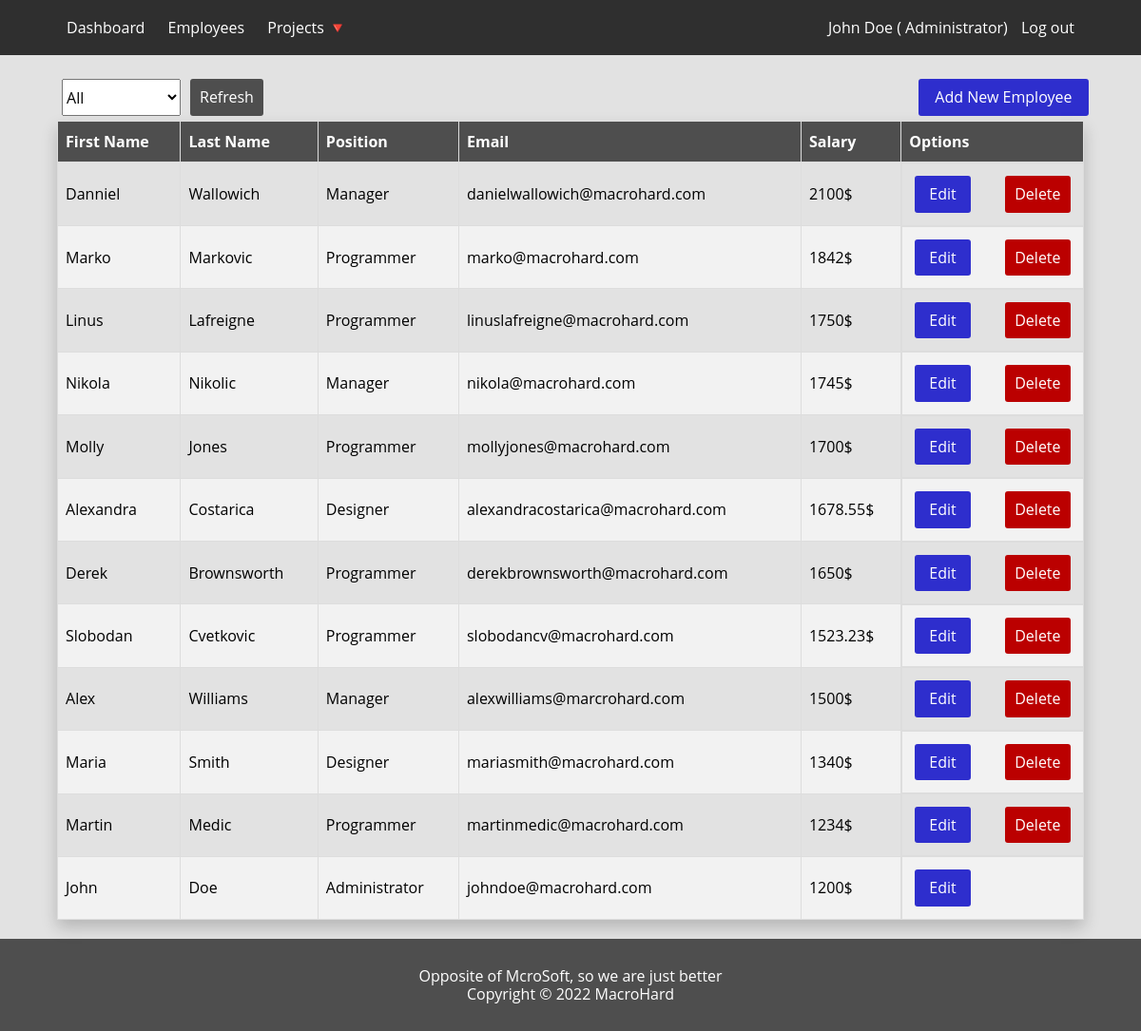
The app's page /dashboard/employees.php (signed in), older data.
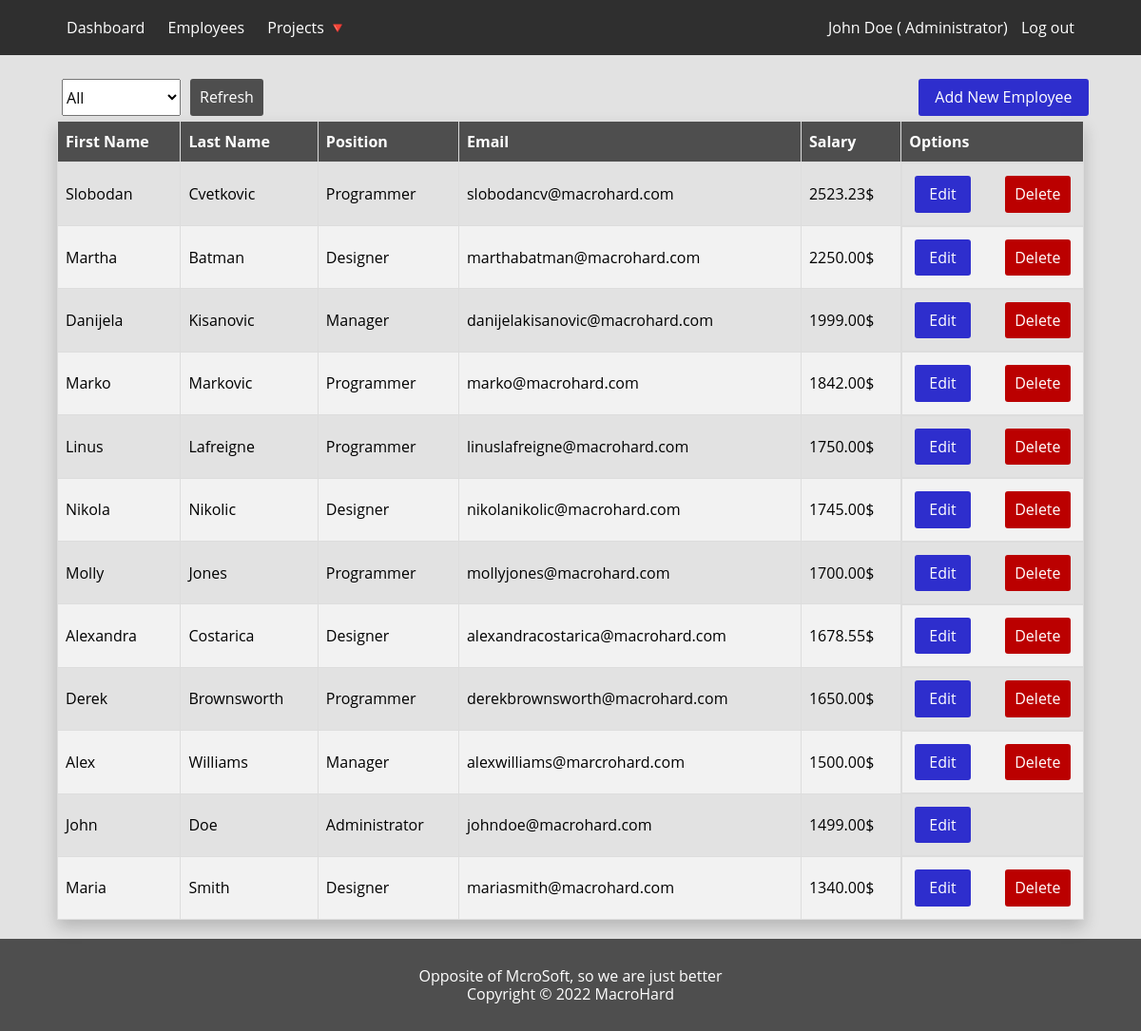
The same page, newer data.
### tables this page shows
CREATE TABLE IF NOT EXISTS `employees` (
  `id` int(11) NOT NULL AUTO_INCREMENT,
  `position_id` int(11) NOT NULL,
  `firstname` varchar(255) NOT NULL,
  `lastname` varchar(255) NOT NULL,
  `password` varchar(255) DEFAULT NULL,
  `salary` decimal(10,2) NOT NULL,
  `email` varchar(255) NOT NULL,
  PRIMARY KEY (`id`),
  UNIQUE KEY `id` (`id`,`lastname`),
  UNIQUE KEY `email` (`email`),
  KEY `employees_position` (`position_id`)
);

CREATE TABLE IF NOT EXISTS `position` (
  `id` int(11) NOT NULL AUTO_INCREMENT,
  `position_name` varchar(255) NOT NULL,
  PRIMARY KEY (`id`)
);

### autoloader.php (called while the page is built, shortened)
<?php
  spl_autoload_register(function($className)
  {
    $namespace=str_replace("\\","/",__NAMESPACE__);
    $className=str_replace("\\","/",$className);
    $class=__DIR__."/classes/".(empty($namespace)?"":$namespace."/")."{$className}.php";
  });

### classes/Database/Database.php (called while the page is built, shortened)
<?php
  class Database
  {
    private static string $host = "localhost";
    private static string $user = "root";
    private static string $pwd = "";
    private static string $dbName = "backend_zaposleni";
    private static \PDO $pdoObj;
    public static function connect(): \PDO
    {
      return self::$pdoObj;
    }
    private static function setPdo(): bool
    {
      $dsn = "mysql:host=" . self::$host . ";dbname=" . self::$dbName . ";";
      try {
        $pdo = new \PDO($dsn, self::$user, self::$pwd);
        $pdo->setAttribute(\PDO::ATTR_DEFAULT_FETCH_MODE, \PDO::FETCH_ASSOC);
        self::$pdoObj = $pdo;
        return true;
      } catch(\PDOException $e) {
        self::$error = $e->getMessage();
      }
      return false;
    }
  }

### classes/Models/User.php (called while the page is built, shortened)
<?php
  class User
  {
    protected function getLoggedUserData(int $user_id): array
    {
      try {
        $sql = "SELECT e.email as email, e.firstname as firstname, e.lastname as lastname, p.position_name as position_name FROM employees e
                        LEFT JOIN position p on e.position_id = p.id
                        WHERE e.id=:user_id AND p.position_name='Administrator' ;";
        $statement = Database::connect()->prepare($sql);
        $statement->bindParam(":user_id", $user_id, \PDO::PARAM_INT);
        $statement->execute();
        if($statement->rowCount() > 0) {
          $results = $statement->fetch();
          return $results;
        } else {
          return ["Triggered Karen at the getLoggedUserEmail class"];
        }
      } catch (\PDOException $e) {
        return [$e->getMessage()];
      }
    }
    protected function getAllUsersData(): array
    {
      $sql = "SELECT p.position_name as position_name, e.id as employee_id, e.firstname as firstname, e.lastname as lastname, e.salary as salary, e.email as email
            FROM employees e
         LEFT JOIN position p on e.position_id = p.id ORDER BY salary DESC";
      $db = Database::connect();
      $statement = $db->prepare($sql);
      $statement->execute();
      $results = $statement->fetchAll();
      return $results;
    }
  }

### classes/Controllers/UserController.php (called while the page is built, shortened)
<?php
  class UserController extends User
  {
    public string $userRole;
    public string $userName;
    public string $userLastName;
    public array $userDataArr;
    public function __construct(int $userId = 0)
    {
      $this->setUserDataArr($this->getLoggedUserData($userId));
      $this->userName = $this->getUserDataArr()['firstname'];
      $this->userLastName = $this->getUserDataArr()['lastname'];
      $this->userRole = $this->getUserDataArr()['position_name'];
    }
    public function getUserRole(): string
    {
      return $this->userRole;
    }
    public function getUserName(): string
    {
      return $this->userName;
    }
    public function getUserLastName(): string
    {
      return $this->userLastName;
    }
    public function setUserDataArr(array $userData) {
      $this->userDataArr = $userData;
    }
    public function getUserDataArr()
    {
      return $this->userDataArr;
    }
    public function getUsersByFilteredData($filter): array {
      if($filter === "all") {
        return $this->getAllUsersData();
      } else {
        return $this->getUsersByPositionNameData($filter);
      }
    }
  }

### dashboard/employees.php (the view, shortened to what this page needs)
<?php
  if(isset($_SESSION['user_id']) && $_SESSION['role'] === "Administrator") {
    $title = "Employees";
    include_once("../includes/partials/header.php");
    include_once("../includes/partials/navigation.php");
    $userController = new \Controllers\UserController($loggedUserId);
    $filterValue = "all";
    $usersArr = $userController->getUsersByFilteredData($filterValue);
    ?>
    <div class="container flex flex-center flex-column ">
      <div class="employees-header flex justify-cont-between">
        <form class="form-filter flex" action="../includes/controller.php" method="POST">
          <select name="positions">
            <option value="all">All</option>
          </select>
          <button class="btn btn-submit" type="submit" name="positionFilter">Refresh</button>
        </form>
        <form action="./createEmployee.php">
          <button type="submit" class="btn btn-edit add-employee">Add New Employee</button>
        </form>
      </div>
      <table class="table">
        <thead>
          <tr>
            <th>First Name</th>
            <th>Last Name</th>
            <th>Position</th>
            <th>Email</th>
            <th>Salary</th>
            <th>Options</th>
          </tr>
        </thead>
        <tbody>
          <?php foreach($usersArr as $user): ?>
            <tr>
              <td><?= $user['firstname']; ?></td>
              <td><?= $user['lastname']; ?></td>
              <td><?= $user['position_name']; ?></td>
              <td><?= $user['email']; ?></td>
              <td><?= $user['salary']; ?>$</td>
              <td class="flex flex-row justify-cont-between">
                <form action="./editEmployee.php" method="POST">
                  <div class="form-group ">
                    <button type="submit" class="btn btn-edit" name="editEmployee">Edit</button>
                  </div>
                </form>
                <form action="../includes/controller.php" method="POST">
                  <div class="form-group flex flex-row">
                    <?php if($user['position_name'] !== "Administrator"): ?>
                      <button type="submit" class="btn btn-delete" name="deleteEmployee">Delete</button>
                    <?php endif; ?>
                  </div>
                </form>
              </td>
            </tr>
          <?php endforeach; ?>
        </tbody>
      </table>
    </div>
    <?php
    include_once("../includes/partials/footer.php");
  } else {
    header("Location: ../index.php");
  }

### includes/partials/header.php (shortened to what this page needs)
<!doctype html>
<html lang="en">
<head>
  <?php $cssResetPath = ($title === "Login") ? "./includes/css/reset.css" : "../includes/css/reset.css"; ?>
  <?php $cssPath = ($title === "Login") ? "./includes/css/style.css" : "../includes/css/style.css"; ?>
  <link rel="stylesheet" href=<?= $cssResetPath ?>>
  <link rel="stylesheet" href=<?= $cssPath ?>>
</head>
<body>

### includes/partials/navigation.php (shortened to what this page needs)
<?php
  require_once("../autoloader.php");
  $loggedUserId = $_SESSION['user_id'];
  $loggedUser = new UserController($loggedUserId);
  $employeeName = $loggedUser->getUserName();
  $employeeLastName = $loggedUser->getUserLastName();
  $employeeRole = $loggedUser->getUserRole();
?>
<nav class="navbar">
  <div class="nav-container flex justify-cont-between">
    <div class="nav-group">
      <a href="./dashboard.php" class="nav-link">Dashboard</a>
      <a href="./employees.php" class="nav-link">Employees</a>
      <div class="dropdown">
        <a href="javascript:void(0)" class="dropbtn nav-link">Projects 🔻</a>
      </div>
    </div>
    <div class="nav-group">
      <?php if(isset($_SESSION["user_id"])): ?>
        <span class="navlog-info">
          <?= "$employeeName $employeeLastName ( $employeeRole)" ?>
        </span>
        <a href="../index.php" class="nav-link">Log out</a>
      <?php endif; ?>
    </div>
  </div>
</nav>

### includes/partials/footer.php
<footer class="footer flex flex-column flex-center">
  <div>Opposite of McroSoft, so we are just better</div>
  <div>Copyright &copy; 2022 MacroHard</div>
</footer>
</body>
</html>

### includes/css/style.css (style rules this page uses)
* { scrollbar-width: thin; scrollbar-color: gray #c5c5c5; }
html { -webkit-box-sizing: border-box; -moz-box-sizing: border-box; box-sizing: border-box; }
*, *:before, *:after { -webkit-box-sizing: inherit; -moz-box-sizing: inherit; box-sizing: inherit; }
html, body { min-height: 100vh; padding: 0; margin: 0; font-family: "Open Sans", sans-serif; font-weight: 400; box-sizing: border-box; background-color: #e2e2e2; position: relative; }
body { display: flex; flex-direction: column; }
.flex { display: flex; }
.flex-center { align-items: center; }
.flex-column { flex-direction: column; }
.flex-row { flex-direction: row; }
.justify-cont-between { justify-content: space-between; }
.btn { outline: none; border: unset; cursor: pointer; background-color: transparent; padding: 5px 10px; }
.container { position: relative; margin: 0 auto; width: 90vw; }
.nav-container { margin: 0 auto; width: 90vw; }
.navbar { background-color: #2f2f2f; padding-top: 20px; margin-bottom: 20px; }
.nav-group .nav-link { color: #fff; text-decoration: none; border-bottom: 2px solid transparent; padding: 5px; margin: 0 5px; }
.nav-group .dropdown { display: inline-block; padding-bottom: 20px; }
.btn-submit { color: #fff; width: 100%; padding-top: 10px; padding-bottom: 10px; background-color: #4e4e4e; border-radius: 3px; align-self: center; margin-bottom: 5px; }
.btn-edit { color: #fff; width: 100%; padding-top: 10px; padding-bottom: 10px; background-color: #2e2ecd; border-radius: 3px; margin: 5px; }
.btn-delete { color: #fff; width: 100%; padding-top: 10px; padding-bottom: 10px; background-color: #bb0000; border-radius: 3px; margin: 5px; }
.form-filter > * { margin: 5px; }
.table { border-collapse: collapse; box-shadow: 0px 8px 16px 0px rgba(0, 0, 0, 0.2); width: 100%; margin-bottom: 20px; }
.table td, .table th { border: 1px solid #ddd; padding: 8px; }
.table tr:nth-child(even) { background-color: #f2f2f2; }
.table th { padding-top: 12px; padding-bottom: 12px; text-align: left; background-color: #4e4e4e; color: white; }
.navlog-info { color: #fff; }
.employees-header { width: 100%; }
.employees-header .add-employee { margin-right: 10px; }
.footer { margin-top: auto; background-color: #4e4e4e; color: #fff; padding: 30px; width: 100%; }

Row changes from the older to the newer data that the page shows:
removed employees: firstname "Martin", lastname "Medic", position.position_name "Programmer", email "martinmedic@macrohard.com", salary "1234", shows "Delete"
changed employees "John": salary "1200" → "1499.00"; moves up the list
changed employees "Slobodan": salary "1523.23" → "2523.23"; moves up the list
changed employees: firstname "Danniel" → "Martha"; lastname "Wallowich" → "Batman"; position.position_name "Manager" → "Designer"; email "danielwallowich@macrohard.com" → "marthabatman@macrohard.com"; salary "2100" → "2250.00"
added employees: firstname "Danijela", lastname "Kisanovic", position.position_name "Manager", email "danijelakisanovic@macrohard.com", salary "1999.00", shows "Delete"
computed for employees "Marko": salary "1842" → "1842.00"
computed for employees "Linus": salary "1750" → "1750.00"
changed employees "Nikola": position.position_name "Manager" → "Designer"; email "nikola@macrohard.com" → "nikolanikolic@macrohard.com"; salary "1745" → "1745.00"
computed for employees "Molly": salary "1700" → "1700.00"
computed for employees "Derek": salary "1650" → "1650.00"
computed for employees "Alex": salary "1500" → "1500.00"
computed for employees "Maria": salary "1340" → "1340.00"
